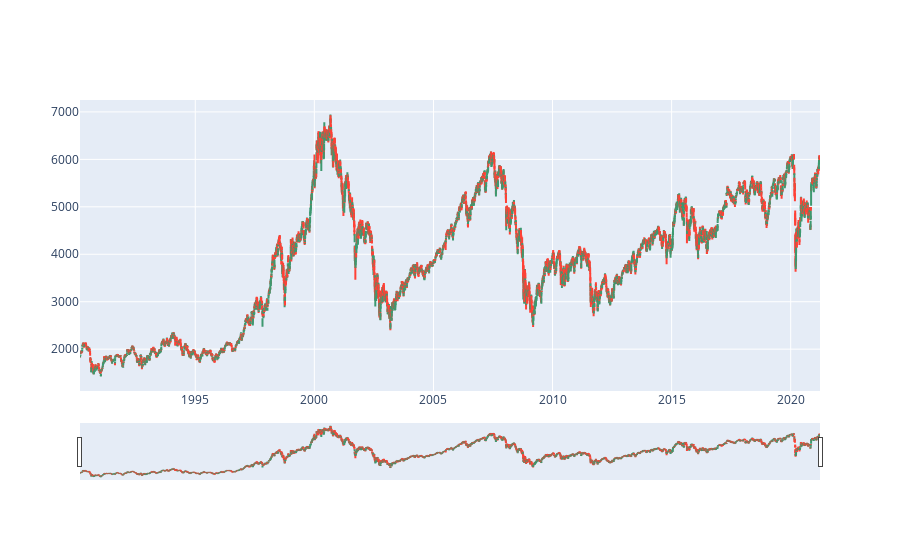

The notebook cell this image was saved under:
### Code cell
cac40 = stock(name="^FCHI")
cac40.cours_show()

### Figure 1 — Plotly figure (JSON) as saved in the notebook; plotly's stock layout.template omitted (floating-point values rounded to 4 significant figures; data arrays with more than 128 entries replaced by an {"elided": "..."} marker saying what was removed)
{"data": [{"close": {"elided": "7881 float values"}, "high": {"elided": "7881 float values"}, "low": {"elided": "7881 float values"}, "open": {"elided": "7881 float values"}, "type": "ohlc", "x": {"elided": "7881 str values"}}], "layout": {}}
